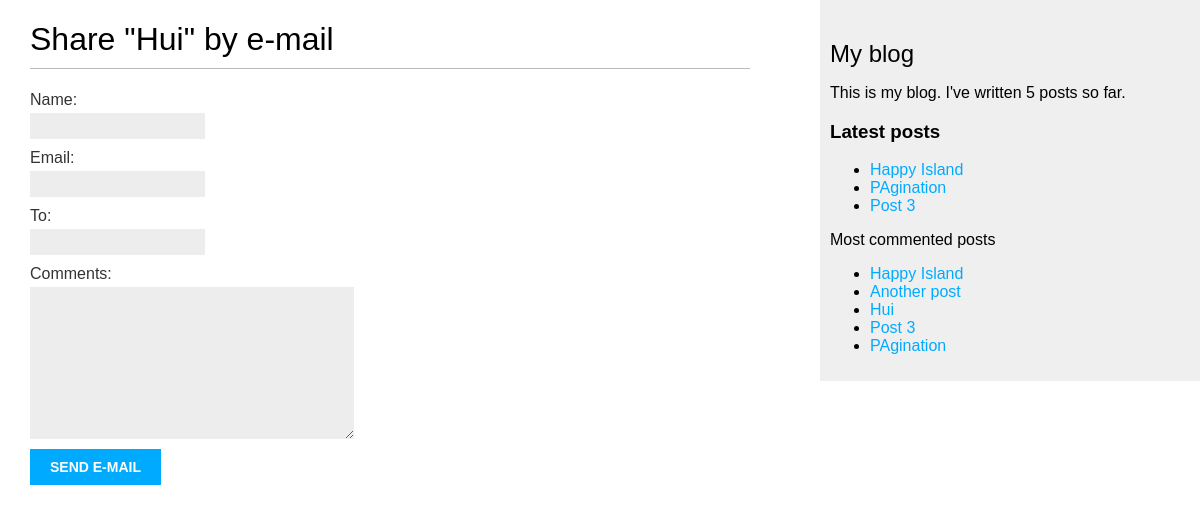
/blog/1/share/, run on an earlier commit of the app's database.
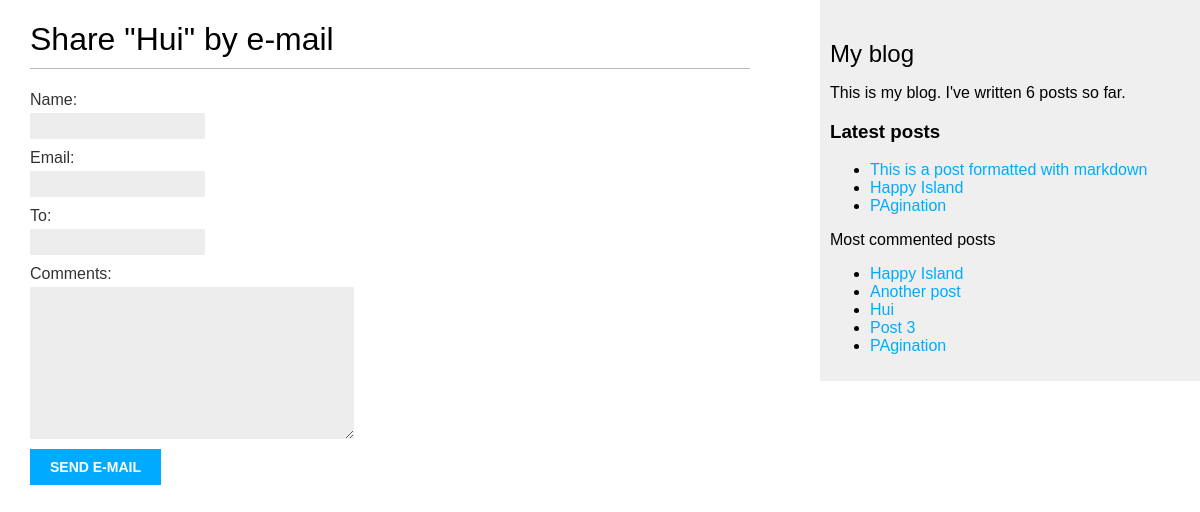
And on a later commit of the database.
### blog/models.py (models this page shows, shortened)
class Post(models.Model):
    STATUS_CHOICES = (
        ('draft', 'Draft'),
        ('published', 'Published'),
    )
    title = models.CharField(max_length=250)
    slug = models.SlugField(max_length=250,
                            unique_for_date='publish')
    author = models.ForeignKey(User,
                               on_delete=models.CASCADE,
                               related_name='blog_posts')
    body = models.TextField()
    publish = models.DateTimeField(default=timezone.now)
    created = models.DateTimeField(auto_now_add=True)
    updated = models.DateTimeField(auto_now=True)
    status = models.CharField(max_length=10,
                              choices=STATUS_CHOICES,
                              default='draft')
    objects = models.Manager()  # The default manager.
    published = PublishedManager()  # Our custom manager.
    tags = TaggableManager()
    class Meta:
        ordering = ('-publish',)
    def get_absolute_url(self):
        return reverse('blog:post_detail', args=[self.publish.year,
                                                 self.publish.month, self.publish.day, self.slug])

### blog/views.py (the view)
def post_share(request, post_id):
    post = get_object_or_404(Post, id=post_id, status='published')
    sent = False
    if request.method == 'POST':
        form = EmailPostForm(request.POST)
        if form.is_valid():
            cd = form.cleaned_data
            post_url = request.build_absolute_uri(
                post.get_absolute_url())
            subject = '{} ({}) recommends you reading "{}"'.format(cd['name'], cd['email'], post.title)
            message = 'Read "{}" at {}\n\n{}\'s comments: {}'.format(post.title, post_url, cd['name'], cd['comments'])
            send_mail(subject, message, 'admin@myblog.com',
                      [cd['to']])
            sent = True
    else:
        form = EmailPostForm()
    return render(request, 'blog/post/share.html', {'post': post,
                                                    'form': form,
                                                    'sent': sent})

### blog/forms.py
class EmailPostForm(forms.Form):
    name = forms.CharField(max_length=25)
    email = forms.EmailField()
    to = forms.EmailField()
    comments = forms.CharField(required=False, widget=forms.Textarea)

### blog/models.py (called while the page is built)
    def get_queryset(self):
        return super(PublishedManager, self).get_queryset().filter(status='published')

### blog/templatetags/blog_tags.py (called while the page is built)
@register.simple_tag
def total_posts():
    return Post.published.count()

@register.inclusion_tag('blog/post/latest_posts.html')
def show_latest_posts(count=5):
    latest_posts = Post.published.order_by('-publish')[:count]
    return {'latest_posts': latest_posts}

@register.simple_tag
def get_most_commented_posts(count=5):
    return Post.published.annotate(total_comments=Count('comments')).order_by('-total_comments')[:count]

### blog/templates/blog/post/share.html (shortened to what this page needs)
{% extends "blog/base.html" %}
{% block content %}
    {% if sent %}
    <h1>E-mail successfully sent</h1>
        <p>"{{ post.title }}" was successfully sent to {{ form.cleaned_data.to }}.</p>
    {% else %}
        <h1>Share "{{ post.title }}" by e-mail</h1>
        <form action=".." method="post">
            {{ form.as_p }}
            <input type="submit" value="Send e-mail">
        </form>
    {% endif %}
{% endblock %}

### blog/templates/blog/base.html (shortened to what this page needs)
{% load blog_tags %}
{% load static %}
<!DOCTYPE html>
<html>
<head>
    <link href="{% static "css/blog.css" %}" rel="stylesheet">
</head>
<body>
    <div id="content">
        {% block content %}{% endblock %}
    </div>
    <div id="sidebar">
        <h2>My blog</h2>
        <p>This is my blog. I've written {% total_posts %} posts so far.</p>
        <h3>Latest posts</h3>
        {% show_latest_posts 3 %}
        <h3>Most commented posts</h3>
        {% get_most_commented_posts as most_commented_posts %}
        <ul>
            {% for post in most_commented_posts %}
            <li><a href="{{ post.get_absolute_url }}">{{ post.title }}</a></li>
            {% endfor %}
        </ul>
    </div>
</body>
</html>

### blog/templates/blog/post/latest_posts.html
<ul>
 {% for post in latest_posts %}
 <li><a href="{{ post.get_absolute_url }}">{{ post.title }}</a></li>
 {% endfor %}
</ul

### blog/static/css/blog.css (style rules this page uses)
body { margin:0; padding:0; font-family:helvetica, sans-serif; }
a { color:#00abff; text-decoration:none; }
h1 { font-weight:normal; border-bottom:1px solid #bbb; padding:0 0 10px 0; }
h2 { font-weight:normal; margin:30px 0 0; }
#content { float:left; width:60%; padding:0 0 0 30px; }
#sidebar { float:right; width:30%; padding:10px; background:#efefef; height:100%; }
label { float:left; clear:both; color:#333; margin-bottom:4px; }
input, textarea { clear:both; float:left; margin:0 0 10px; background:#ededed; border:0; padding:6px 10px; font-size:12px; }
input[type=submit] { font-weight:bold; background:#00abff; color:#fff; padding:10px 20px; font-size:14px; text-transform:uppercase; }

What changed in the data, as far as the page shows it:
no longer on one of the page's lists (row unchanged): Post: title "Post 3"
added Post: title "This is a post formatted with markdown", shown under "Latest posts"
Also different on the page:
text no longer shown: "5"
text now shown: "6"
